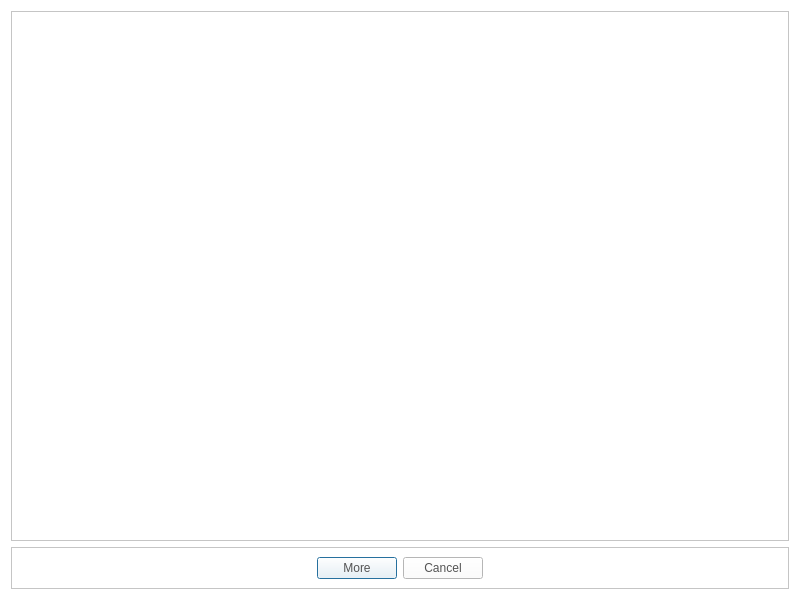
<?xml version="1.0" encoding="UTF-8"?>
<ui version="4.0">
 <class>SearchCoverArtResultDialog</class>
 <widget class="QDialog" name="SearchCoverArtResultDialog">
  <property name="geometry">
   <rect>
    <x>0</x>
    <y>0</y>
    <width>800</width>
    <height>600</height>
   </rect>
  </property>
  <property name="minimumSize">
   <size>
    <width>800</width>
    <height>600</height>
   </size>
  </property>
  <property name="windowTitle">
   <string>Dialog</string>
  </property>
  <property name="styleSheet">
   <string notr="true">QLabel
{
	color: rgb(84, 84, 84);
	font: 14pt &quot;Segoe UI&quot;;
}
QPushButton
{
	color: rgb(84, 84, 84);
	font: 14pt &quot;Segoe UI&quot;;
}
QWidget
{
	background-color: rgb(255, 255, 255);
}</string>
  </property>
  <layout class="QGridLayout" name="gridLayout">
   <item row="1" column="0">
    <widget class="QFrame" name="frame_2">
     <property name="minimumSize">
      <size>
       <width>0</width>
       <height>80</height>
      </size>
     </property>
     <property name="maximumSize">
      <size>
       <width>16777215</width>
       <height>80</height>
      </size>
     </property>
     <property name="frameShape">
      <enum>QFrame::StyledPanel</enum>
     </property>
     <property name="frameShadow">
      <enum>QFrame::Raised</enum>
     </property>
     <layout class="QHBoxLayout" name="horizontalLayout">
      <property name="sizeConstraint">
       <enum>QLayout::SetMinAndMaxSize</enum>
      </property>
      <item>
       <spacer name="horizontalSpacer">
        <property name="orientation">
         <enum>Qt::Horizontal</enum>
        </property>
        <property name="sizeHint" stdset="0">
         <size>
          <width>40</width>
          <height>20</height>
         </size>
        </property>
       </spacer>
      </item>
      <item>
       <widget class="QPushButton" name="btnMore">
        <property name="minimumSize">
         <size>
          <width>80</width>
          <height>0</height>
         </size>
        </property>
        <property name="maximumSize">
         <size>
          <width>80</width>
          <height>16777215</height>
         </size>
        </property>
        <property name="styleSheet">
         <string notr="true">QPushButton
{
  border-image: url(&quot;:/resource/audiocd-popup-btn110-ok-n@3x.png&quot;);
width: 110px;
color: rgb(84, 84, 84)
}

QPushButton:hover
{
  border-image: url(&quot;:/resource/audiocd-popup-btn110-ok-h@3x.png&quot;);
width: 110px;
color: rgb(255, 255, 255)
}</string>
        </property>
        <property name="text">
         <string>More</string>
        </property>
       </widget>
      </item>
      <item>
       <widget class="QDialogButtonBox" name="buttonBox">
        <property name="minimumSize">
         <size>
          <width>80</width>
          <height>0</height>
         </size>
        </property>
        <property name="maximumSize">
         <size>
          <width>80</width>
          <height>16777215</height>
         </size>
        </property>
        <property name="styleSheet">
         <string notr="true">QPushButton
{
  border-image: url(&quot;:/resource/audiocd-popup-btn110-ok-n@3x.png&quot;);
width: 110px;
color: rgb(84, 84, 84)
}

QPushButton:hover
{
  border-image: url(&quot;:/resource/audiocd-popup-btn110-ok-h@3x.png&quot;);
width: 110px;
color: rgb(255, 255, 255)
}</string>
        </property>
        <property name="orientation">
         <enum>Qt::Horizontal</enum>
        </property>
        <property name="standardButtons">
         <set>QDialogButtonBox::Cancel</set>
        </property>
        <property name="centerButtons">
         <bool>true</bool>
        </property>
       </widget>
      </item>
      <item>
       <spacer name="horizontalSpacer_2">
        <property name="orientation">
         <enum>Qt::Horizontal</enum>
        </property>
        <property name="sizeHint" stdset="0">
         <size>
          <width>40</width>
          <height>20</height>
         </size>
        </property>
       </spacer>
      </item>
     </layout>
    </widget>
   </item>
   <item row="0" column="0">
    <widget class="QFrame" name="frame">
     <property name="frameShape">
      <enum>QFrame::StyledPanel</enum>
     </property>
     <property name="frameShadow">
      <enum>QFrame::Raised</enum>
     </property>
     <layout class="QGridLayout" name="gridLayoutCoverArt">
      <property name="leftMargin">
       <number>0</number>
      </property>
      <property name="topMargin">
       <number>0</number>
      </property>
      <property name="rightMargin">
       <number>0</number>
      </property>
      <property name="bottomMargin">
       <number>0</number>
      </property>
      <property name="spacing">
       <number>0</number>
      </property>
     </layout>
    </widget>
   </item>
  </layout>
 </widget>
 <resources/>
 <connections>
  <connection>
   <sender>buttonBox</sender>
   <signal>accepted()</signal>
   <receiver>SearchCoverArtResultDialog</receiver>
   <slot>accept()</slot>
   <hints>
    <hint type="sourcelabel">
     <x>248</x>
     <y>254</y>
    </hint>
    <hint type="destinationlabel">
     <x>157</x>
     <y>274</y>
    </hint>
   </hints>
  </connection>
  <connection>
   <sender>buttonBox</sender>
   <signal>rejected()</signal>
   <receiver>SearchCoverArtResultDialog</receiver>
   <slot>reject()</slot>
   <hints>
    <hint type="sourcelabel">
     <x>316</x>
     <y>260</y>
    </hint>
    <hint type="destinationlabel">
     <x>286</x>
     <y>274</y>
    </hint>
   </hints>
  </connection>
 </connections>
</ui>
